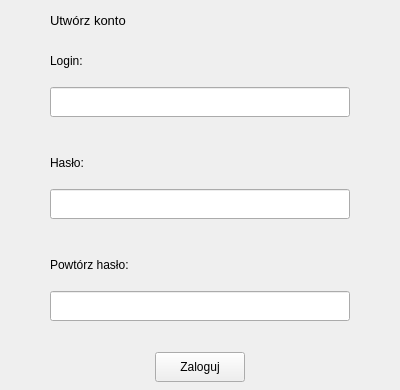
<?xml version="1.0" encoding="UTF-8"?>
<ui version="4.0">
 <class>newdatabase</class>
 <widget class="QWidget" name="newdatabase">
  <property name="geometry">
   <rect>
    <x>0</x>
    <y>0</y>
    <width>400</width>
    <height>390</height>
   </rect>
  </property>
  <property name="minimumSize">
   <size>
    <width>400</width>
    <height>390</height>
   </size>
  </property>
  <property name="maximumSize">
   <size>
    <width>400</width>
    <height>390</height>
   </size>
  </property>
  <property name="windowTitle">
   <string>Form</string>
  </property>
  <widget class="QWidget" name="gridLayoutWidget">
   <property name="geometry">
    <rect>
     <x>0</x>
     <y>0</y>
     <width>401</width>
     <height>391</height>
    </rect>
   </property>
   <layout class="QGridLayout" name="gridLayout">
    <item row="4" column="0">
     <widget class="QLabel" name="label_2">
      <property name="minimumSize">
       <size>
        <width>300</width>
        <height>30</height>
       </size>
      </property>
      <property name="maximumSize">
       <size>
        <width>300</width>
        <height>30</height>
       </size>
      </property>
      <property name="text">
       <string>Hasło:</string>
      </property>
     </widget>
    </item>
    <item row="2" column="0">
     <widget class="QLineEdit" name="linePopup">
      <property name="minimumSize">
       <size>
        <width>300</width>
        <height>30</height>
       </size>
      </property>
      <property name="maximumSize">
       <size>
        <width>300</width>
        <height>30</height>
       </size>
      </property>
     </widget>
    </item>
    <item row="5" column="0">
     <widget class="QLineEdit" name="linePopup_2">
      <property name="minimumSize">
       <size>
        <width>300</width>
        <height>30</height>
       </size>
      </property>
      <property name="maximumSize">
       <size>
        <width>300</width>
        <height>30</height>
       </size>
      </property>
     </widget>
    </item>
    <item row="8" column="0">
     <widget class="QLineEdit" name="linePopup_3">
      <property name="minimumSize">
       <size>
        <width>300</width>
        <height>30</height>
       </size>
      </property>
      <property name="maximumSize">
       <size>
        <width>300</width>
        <height>30</height>
       </size>
      </property>
     </widget>
    </item>
    <item row="6" column="0">
     <spacer name="horizontalSpacer_2">
      <property name="orientation">
       <enum>Qt::Orientation::Horizontal</enum>
      </property>
      <property name="sizeType">
       <enum>QSizePolicy::Policy::Fixed</enum>
      </property>
      <property name="sizeHint" stdset="0">
       <size>
        <width>40</width>
        <height>20</height>
       </size>
      </property>
     </spacer>
    </item>
    <item row="3" column="0">
     <spacer name="horizontalSpacer">
      <property name="orientation">
       <enum>Qt::Orientation::Horizontal</enum>
      </property>
      <property name="sizeType">
       <enum>QSizePolicy::Policy::Fixed</enum>
      </property>
      <property name="sizeHint" stdset="0">
       <size>
        <width>40</width>
        <height>20</height>
       </size>
      </property>
     </spacer>
    </item>
    <item row="0" column="0">
     <widget class="QLabel" name="label_3">
      <property name="minimumSize">
       <size>
        <width>300</width>
        <height>30</height>
       </size>
      </property>
      <property name="maximumSize">
       <size>
        <width>300</width>
        <height>30</height>
       </size>
      </property>
      <property name="font">
       <font>
        <pointsize>10</pointsize>
       </font>
      </property>
      <property name="text">
       <string>Utwórz konto</string>
      </property>
     </widget>
    </item>
    <item row="11" column="0">
     <layout class="QHBoxLayout" name="horizontalLayout">
      <property name="sizeConstraint">
       <enum>QLayout::SizeConstraint::SetFixedSize</enum>
      </property>
      <item>
       <spacer name="verticalSpacer">
        <property name="orientation">
         <enum>Qt::Orientation::Vertical</enum>
        </property>
        <property name="sizeType">
         <enum>QSizePolicy::Policy::Fixed</enum>
        </property>
        <property name="sizeHint" stdset="0">
         <size>
          <width>20</width>
          <height>20</height>
         </size>
        </property>
       </spacer>
      </item>
      <item>
       <widget class="QPushButton" name="pushButton">
        <property name="minimumSize">
         <size>
          <width>90</width>
          <height>30</height>
         </size>
        </property>
        <property name="maximumSize">
         <size>
          <width>90</width>
          <height>30</height>
         </size>
        </property>
        <property name="text">
         <string>Zaloguj</string>
        </property>
       </widget>
      </item>
      <item>
       <spacer name="verticalSpacer_2">
        <property name="orientation">
         <enum>Qt::Orientation::Vertical</enum>
        </property>
        <property name="sizeType">
         <enum>QSizePolicy::Policy::Fixed</enum>
        </property>
        <property name="sizeHint" stdset="0">
         <size>
          <width>20</width>
          <height>20</height>
         </size>
        </property>
       </spacer>
      </item>
     </layout>
    </item>
    <item row="1" column="0">
     <widget class="QLabel" name="label">
      <property name="minimumSize">
       <size>
        <width>300</width>
        <height>30</height>
       </size>
      </property>
      <property name="maximumSize">
       <size>
        <width>300</width>
        <height>30</height>
       </size>
      </property>
      <property name="text">
       <string>Login:</string>
      </property>
     </widget>
    </item>
    <item row="7" column="0">
     <widget class="QLabel" name="label_4">
      <property name="sizePolicy">
       <sizepolicy hsizetype="Preferred" vsizetype="Preferred">
        <horstretch>0</horstretch>
        <verstretch>0</verstretch>
       </sizepolicy>
      </property>
      <property name="minimumSize">
       <size>
        <width>300</width>
        <height>30</height>
       </size>
      </property>
      <property name="maximumSize">
       <size>
        <width>300</width>
        <height>30</height>
       </size>
      </property>
      <property name="text">
       <string>Powtórz hasło:</string>
      </property>
     </widget>
    </item>
    <item row="9" column="0">
     <spacer name="horizontalSpacer_3">
      <property name="orientation">
       <enum>Qt::Orientation::Horizontal</enum>
      </property>
      <property name="sizeType">
       <enum>QSizePolicy::Policy::Fixed</enum>
      </property>
      <property name="sizeHint" stdset="0">
       <size>
        <width>40</width>
        <height>20</height>
       </size>
      </property>
     </spacer>
    </item>
   </layout>
  </widget>
 </widget>
 <resources/>
 <connections/>
</ui>
